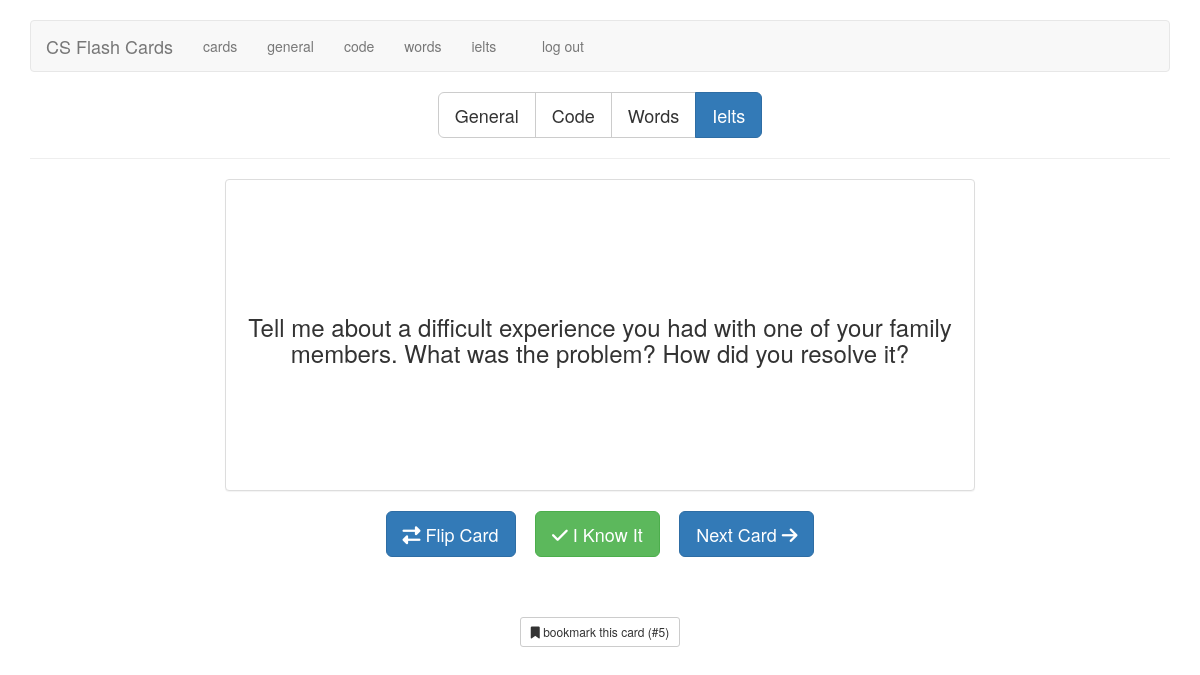
/ielts (signed in), run on the app's committed database.
### tables this page shows
CREATE TABLE cards (
  id integer primary key autoincrement,
   /* 1 for interview, 2 for code, 3 for english, 4 for ielts */
  type tinyint not null,
  front text not null,
  back text not null,
  sort int default 0,
  known boolean default 0
);

### flash_cards.py (the view)
@application.route('/ielts')
@application.route('/ielts/<card_id>')
def ielts(card_id=None):
    if not session.get('logged_in'):
        return redirect(url_for('login'))
    return memorize("ielts", card_id)

### flash_cards.py (called while the page is built)
def connect_db():
    rv = sqlite3.connect(application.config['DATABASE'])
    rv.row_factory = sqlite3.Row
    return rv

def get_db():
    if not hasattr(g, 'sqlite_db'):
        g.sqlite_db = connect_db()
    return g.sqlite_db

def memorize(card_type, card_id):
    if card_type == "general":
        type = 1
    elif card_type == "code":
        type = 2
    elif card_type == "eng":
        type = 3
    elif card_type == "ielts":
        type = 4
    else:
        return redirect(url_for('cards'))
    if card_id:
        card = get_card_by_id(card_id)
    else:
        card = get_card(type)
    if not card:
        flash("You've learned all the " + card_type + " cards.")
        return redirect(url_for('cards'))
    short_answer = (len(card['back']) < 75)
    return render_template('memorize.html',
                           card=card,
                           card_type=card_type,
                           short_answer=short_answer)

def get_card(type):
    db = get_db()
    query = '''
      SELECT
        id, type, front, back, known
      FROM cards
      WHERE
        type = ?
        and known = 0
      ORDER BY RANDOM()
      LIMIT 1
    '''
    cur = db.execute(query, [type])
    return cur.fetchone()

### templates/memorize.html (shortened to what this page needs)
{% extends "layout.html" %}
{% block body %}
    <div class="row">
        <div class="col-xs-12 text-center">
            <div class="btn-group btn-group-lg" role="group" aria-label="card type">
                <a href="{{ url_for('general') }}" class="btn btn-{{ "primary" if card_type == "general" else "default" }}">General</a>
                <a href="{{ url_for('code') }}" class="btn btn-{{ "primary" if card_type == "code" else "default" }}">Code</a>
                <a href="{{ url_for('eng') }}" class="btn btn-{{ "primary" if card_type == "eng" else "default" }}">Words</a>
                <a href="{{ url_for('ielts') }}" class="btn btn-{{ "primary" if card_type == "ielts" else "default" }}">Ielts</a>
            </div>
        </div>
    </div>
    <hr/>
    <div class="row memorizePanel">
        <div class="col-xs-8 col-xs-offset-2">
            <div class="panel panel-default cardFront">
                <div class="panel-body">
                    <div class="alignContainer">
                        <div class="alignMiddle frontText">
                            <h3 class="text-center">{{ card.front }}</h3>
                        </div>
                    </div>
                </div>
            </div>
        </div>
    </div>
    <div class="row">
        <div class="col-xs-12 text-center">
            <a href="javascript:" class="btn btn-primary btn-lg flipCard">
                <i class="fa fa-exchange"></i>
                Flip Card
            </a>
            <a href="{{ url_for('mark_known', card_id=card.id, card_type=card_type) }}" class="btn btn-success btn-lg">
                <i class="fa fa-check"></i>
                I Know It
            </a>
            <a href="{{ url_for(card_type) }}" class="btn btn-primary btn-lg">
                Next Card
                <i class="fa fa-arrow-right"></i>
            </a>
        </div>
    </div>
    <div class="row">
        <div class="col-xs-12 text-center">
            <br />
            <br />
            <br />
            <a href="{{ url_for(card_type, card_id=card.id) }}" class="btn btn-default btn-sm">
                <i class="fa fa-bookmark"></i>
                bookmark this card (#{{ card.id }})
            </a>
        </div>
    </div>
{% endblock %}

### static/style.css (style rules this page uses)
.alignContainer { display: table; width: 100%; }
.alignMiddle { height: 20em; display: table-cell; vertical-align: middle; }

### data on the page
cards: front "Tell me about a difficult experience you had with one of your family members. What was the problem? How did you resolve it?", id "5"
